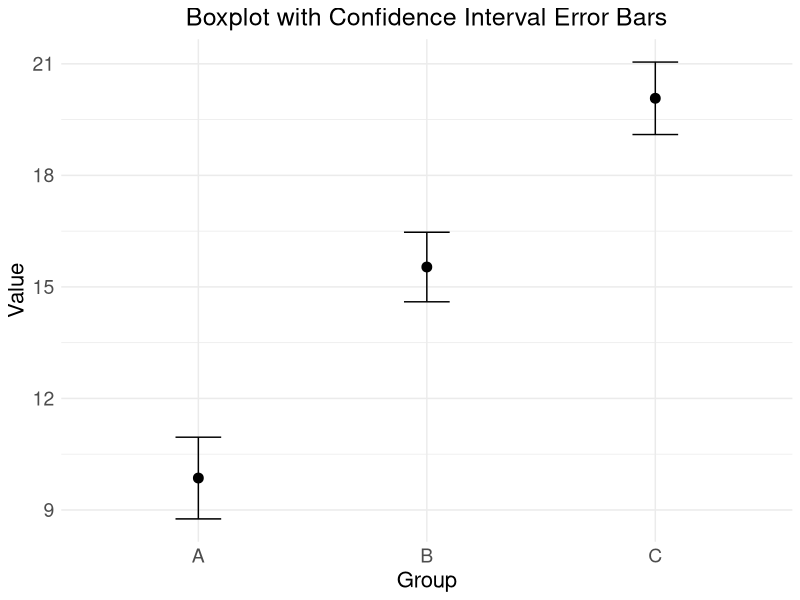

R code for this plot:
## ---- chunk 1
#| echo: false
#| include: false
knitr::opts_chunk$set(comment = "", collapse = TRUE)

## working directory
setwd("C:/Users/chris/Documents/Github-repository/econ115a-lectures/m2-survey-research-design")

## Libraries
library(tidyverse)

## ---- chunk 2
#| echo: true

## random sample with replacement
sample(1:6, 4, replace = TRUE)
## ---- chunk 3
#| echo: true

## random sample without replacement
sample(1:20, 5)
## ---- chunk 4
#| echo: true

## random sample without replacement
sample(LETTERS)
## ---- chunk 5
#| echo: true

# Define the population (N) and sample size (n)
N <- 100
n <- 20

# Calculate the interval (k)
k <- N / n

# Set a random starting point (r)
set.seed(123) # set seed for reproducibility
r <- sample(1:k, 1)

# Generate sample indices
sample_indices <- seq(r, N, k)

# Extract sample values
sample_values <- sample_indices

print(sample_values)
## ---- chunk 6
#| echo: true

# Create a data frame to represent the population
library(tidyverse)

population <- tibble(
  stratum = rep(c("Freshman", "Sophomore", "JuniorSenior"), times = c(30, 40, 30)),
  id = 1:100
)

# Set the total sample size
total_sample_size <- 20

# Calculate the sample size for each stratum proportionally
strata_sample_sizes <- population |>  
  count(stratum) |>  
  mutate(prop = n / sum(n),
         sample_size = round(prop * total_sample_size))

# Sample from each stratum
sample_data <- population |> 
  left_join(strata_sample_sizes, by = "stratum") |> 
  group_by(stratum) |> 
  group_map(~ slice_sample(.x, n = .x$sample_size[1])) |> 
  bind_rows()

# Print the sample
print(sample_data)
## ---- chunk 7
#| echo: true

# ... (same population data frame as before)

# Set the total sample size
total_sample_size <- 20

# Define the sampling ratios
sampling_ratios <- c(0.5, 0.3, 0.2)

# Calculate sample sizes for each stratum based on the specified ratios
disproportional_sample_sizes <- tibble(
  stratum = c("Freshman", "Sophomore", "JuniorSenior"),
  sample_size = round(sampling_ratios * total_sample_size)
)

# Perform the disproportional sampling
sample_data <- population |> 
  left_join(disproportional_sample_sizes, by = "stratum") |> 
  group_by(stratum) |> 
  group_map(~ slice_sample(.x, n = .x$sample_size[1])) |> 
  bind_rows()

# Print the sample
print(sample_data)
## ---- chunk 8
#| echo: true

# Load necessary libraries
library(tidyverse)

# simulated dataset representing the population with barangays as clusters
set.seed(123)

population <- tibble(
  barangay = rep(paste0("Barangay_", 1:10), each = 100),
  id = 1:1000,
  age = sample(18:80, 1000, replace = TRUE), 
  income = sample(10000:50000, 1000, replace = TRUE)
)

# Define the number of clusters to sample
n_clusters <- 3

## ---- chunk 9
#| echo: FALSE

# Load required libraries
library(ggplot2)
library(dplyr)

# Sample data
set.seed(123)
data <- data.frame(
  Group = rep(c("A", "B", "C"), each = 30),
  Value = c(rnorm(30, mean = 10, sd = 3),
            rnorm(30, mean = 15, sd = 3),
            rnorm(30, mean = 20, sd = 3))
)

# Calculate summary statistics including confidence intervals
summary_data <- data %>%
  group_by(Group) %>%
  summarize(
    Mean = mean(Value),
    Lower_CI = Mean - qt(0.975, df = n() - 1) * sd(Value) / sqrt(n()),
    Upper_CI = Mean + qt(0.975, df = n() - 1) * sd(Value) / sqrt(n())
  )

# Create the plot
ggplot(data, aes(x = Group, y = Value)) +
  geom_errorbar(data = summary_data,                       # Add error bars for CI
                aes(x = Group, y = Mean, ymin = Lower_CI, ymax = Upper_CI),
                width = 0.2, color = "black") +
  geom_point(data = summary_data,                          # Add points for means
             aes(x = Group, y = Mean),
             color = "black", size = 3) +
  labs(title = "Boxplot with Confidence Interval Error Bars",
       x = "Group",
       y = "Value") +
  theme_minimal() +
  theme(axis.text.x = element_text(size = 14),
        axis.text.y = element_text(size = 14),
        axis.title = element_text(size = 16),
        plot.title = element_text(size = 18, hjust = 0.5))

## ---- chunk 10
# Define the parameters
N <- 1000
margin_of_error <- 0.05

# Calculate the sample size using Slovin's formula
sample_size <- N / (1 + N * margin_of_error^2)

# Print the sample size
cat("The sample size needed for the study is:", ceiling(sample_size), "\n")

## ---- chunk 11
# Define the parameters
Z <- qnorm(1 - (1 - 0.95) / 2)
s <- 140000
E <- 30000

# Calculate the sample size using the margin of error formula
sample_size <- (Z * s / E)^2

# Print the sample size
cat("The sample size needed for the study is:", ceiling(sample_size), "\n")

